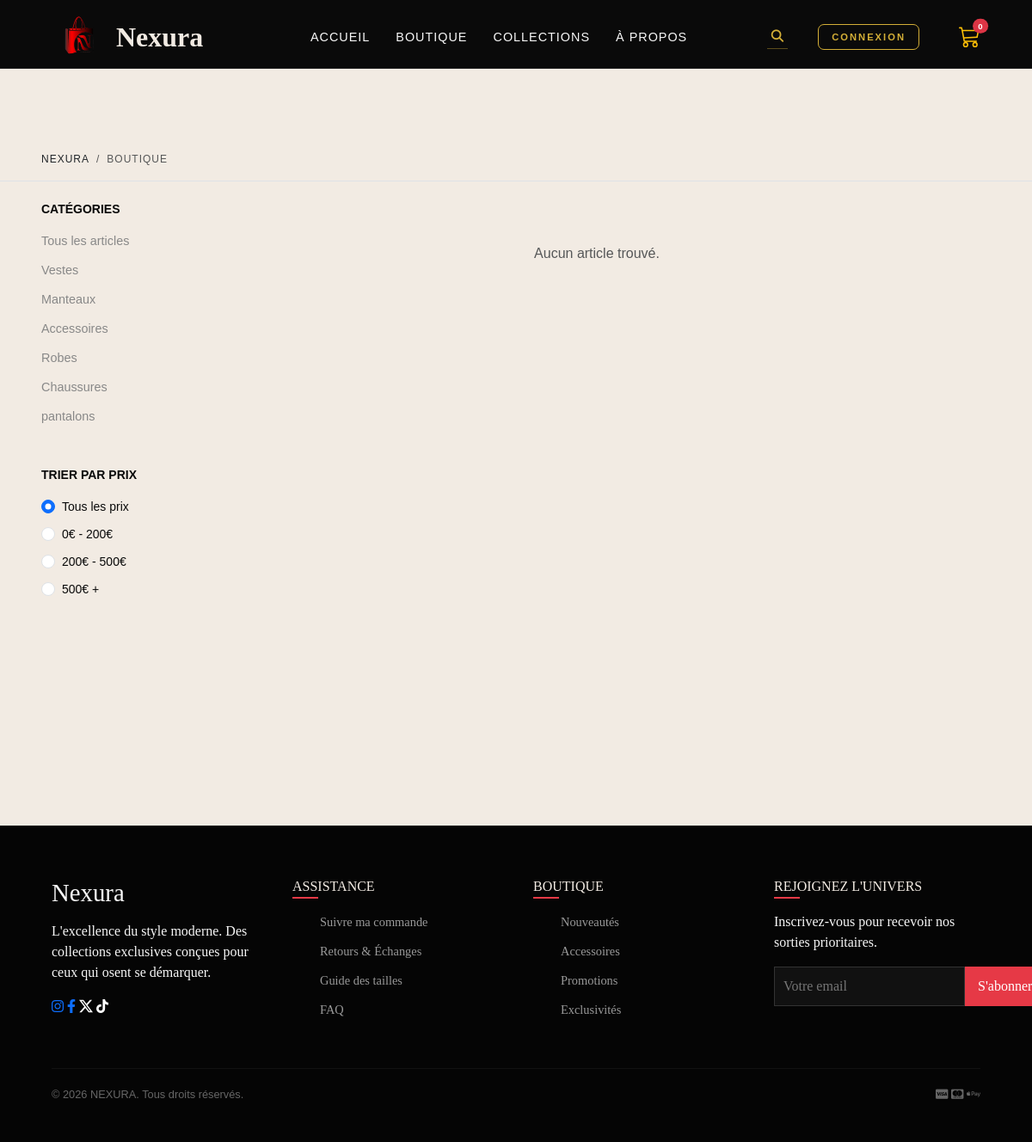
The page /boutique/?filtre=nouveautes on the database as committed earlier.
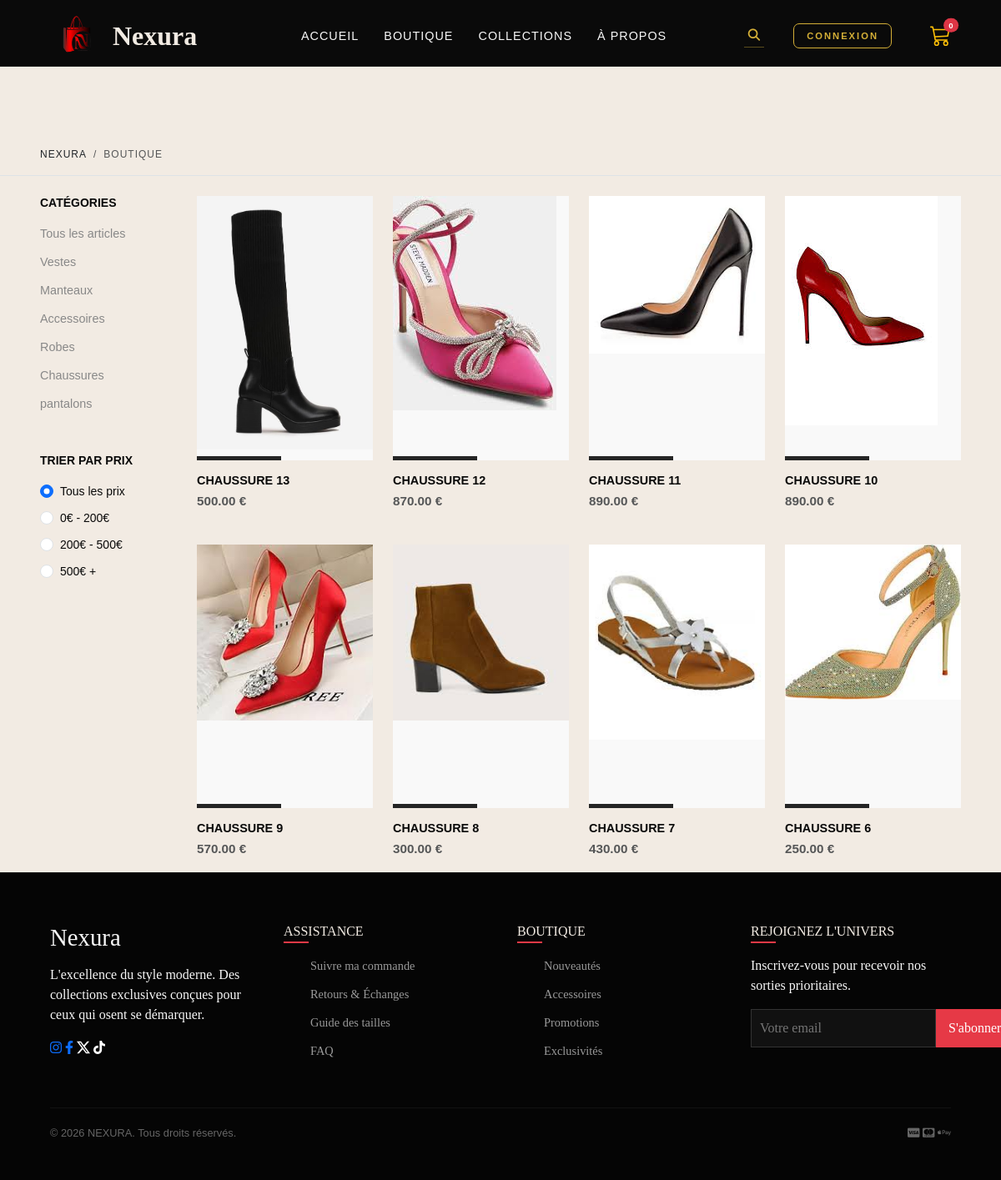
The same page on the database as committed later.
### Nexura/models.py (models this page shows, shortened)
class Product(models.Model):
    name = models.CharField(max_length=200, verbose_name="Nom du produit")
    price = models.DecimalField(max_digits=10, decimal_places=2, verbose_name="Prix (€)")
    image_front = models.ImageField(upload_to='products/front/', verbose_name="Image de face")
    image_back = models.ImageField(upload_to='products/back/', verbose_name="Image au survol (hover)")
    stock = models.PositiveIntegerField(default=10)
    CATEGORY_CHOICES = [
        ('VESTE', 'Vestes'),
        ('MANTEAU', 'Manteaux'),
        ('ACCESSOIRE', 'Accessoires'),
        ('ROBE','Robes'),
        ('CHAUSSURE','Chaussures'),
        ('PANTALON','pantalons'),
    ]
    category = models.CharField(max_length=20, choices=CATEGORY_CHOICES, default='VESTE')
    created_at = models.DateTimeField(auto_now_add=True)
    class Meta:
        verbose_name = "Produit"
        ordering = ['-created_at']

### Nexura/views.py (the view)
# urls.py: path('boutique/',views.boutique,name='boutique'),
def boutique(request):
    category_name = request.GET.get('categorie')
    query = request.GET.get('q')
    filtre_special = request.GET.get('filtre') # Nouveau : pour 'nouveautes' ou 'promos'
    products = Product.objects.all()
    if filtre_special == 'nouveautes':
        un_mois_dernier = timezone.now() - timedelta(days=30)
        products = products.filter(created_at__gte=un_mois_dernier).order_by('-created_at')
    elif filtre_special == 'promos':
        products = products.filter(price__lt=300) # Exemple : articles à moins de 100€
    if query:
        products = products.filter(Q(name__icontains=query))
    if category_name:
        products = products.filter(category=category_name)
    categories = Product.CATEGORY_CHOICES
    return render(request, 'boutique.html', {
        'products': products,
        'categories': categories,
        'active_category': category_name,
        'query': query
    })

### Nexura/context_processors.py (called while the page is built)
def cart_count(request):
    count = 0
    cart = request.session.get('cart', {})
    for item in cart.values():
        if isinstance(item, dict):
            count += item.get('quantite', 0)
        else:
            count += item
    return {'cart_count': count}

### Nexura/templates/boutique.html (shortened to what this page needs)
{% extends 'base.html' %}
{% load static %}
{% block content %}
<div class="shop-wrapper" style="margin-top: 80px;">
    <div class="shop-nav-info border-bottom mb-4">
        <div class="container-fluid px-lg-5 d-flex justify-content-between align-items-center py-3">
            <nav aria-label="breadcrumb">
                <ol class="breadcrumb mb-0">
                    <li class="breadcrumb-item"><a href="{% url 'home' %}" class="text-dark">Nexura</a></li>
                    <li class="breadcrumb-item active">Boutique</li>
                </ol>
            </nav>
        </div>
    </div>
    <div class="container-fluid px-lg-5">
        <div class="row">
            <aside class="col-lg-2">
                <div class="shop-group mb-5">
                    <h6 class="text-uppercase fw-bold mb-3 small">Catégories</h6>
                    <ul class="list-unstyled shop-menu">
                        <li>
                            <a href="{% url 'boutique' %}" class="{% if not active_category %}active-category{% endif %}">
                                Tous les articles
                            </a>
                        </li>
                        {% for code, label in categories %}
                        <li>
                            <a href="{% url 'boutique' %}?categorie={{ code }}"
                               class="{% if active_category == code %}active-category{% endif %}">
                                {{ label }}
                            </a>
                        </li>
                        {% endfor %}
                    </ul>
                </div>
                <div class="shop-group mb-5">
                    <h6 class="text-uppercase fw-bold mb-3 small">Trier par prix</h6>
                    <div class="price-filters">
                        <div class="form-check mb-2">
                            <input class="form-check-input price-radio" type="radio" name="priceSort" id="p_all" value="all" checked>
                            <label class="form-check-label small" for="p_all">Tous les prix</label>
                        </div>
                        <div class="form-check mb-2">
                            <input class="form-check-input price-radio" type="radio" name="priceSort" id="p1" value="0-200">
                            <label class="form-check-label small" for="p1">0€ - 200€</label>
                        </div>
                        <div class="form-check mb-2">
                            <input class="form-check-input price-radio" type="radio" name="priceSort" id="p2" value="200-500">
                            <label class="form-check-label small" for="p2">200€ - 500€</label>
                        </div>
                        <div class="form-check mb-2">
                            <input class="form-check-input price-radio" type="radio" name="priceSort" id="p3" value="500-100000">
                            <label class="form-check-label small" for="p3">500€ +</label>
                        </div>
                    </div>
                </div>
            </aside>
            <main class="col-lg-10">
                <div class="row g-4" id="productGrid">
                    {% for product in products %}
                    <div class="col-6 col-md-4 col-xl-3 product-item" data-price="{{ product.price }}">
                        <div class="item-card">
                            <div class="item-img-box">
                                <a href="{% url 'detail_article' product.pk %}">
                                    <img src="{{ product.image_front.url }}" alt="{{ product.name }}" class="img-fluid">
                                </a>
                                <div class="quick-add">
                                    {% if user.is_authenticated %}
                                        <form action="{% url 'ajouterpanier' product.id %}" method="POST">
                                            {% csrf_token %}
                                            <button type="submit" class="btn-quick">AJOUTER +</button>
                                        </form>
                                    {% else %}
                                        <a href="{% url 'login' %}" class="btn-quick" style=" text-decoration: none;">CONNEXION</a>
                                    {% endif %}
                                </div>
                            </div>
                            <div class="item-details pt-3">
                                <h3 class="item-name small fw-bold text-uppercase">{{ product.name }}</h3>
                                <p class="item-price text-muted">{{ product.price }} €</p>
                            </div>
                        </div>
                    </div>
                    {% empty %}
                    <div class="col-12 text-center py-5">
                        <p class="text-muted">Aucun article trouvé.</p>
                    </div>
                    {% endfor %}
                </div>
            </main>
        </div>
    </div>
</div>
{% endblock %}

### Nexura/templates/base.html (shortened to what this page needs)
{% load static %}
<!DOCTYPE html>
<html lang="en">
<head>
    <link href="https://cdn.jsdelivr.net/npm/bootstrap@5.3.3/dist/css/bootstrap.min.css" rel="stylesheet">
    <link rel="stylesheet" href="https://cdnjs.cloudflare.com/ajax/libs/font-awesome/6.4.0/css/all.min.css">
    <link rel="stylesheet" href="https://cdn.jsdelivr.net/npm/bootstrap-icons@1.11.1/font/bootstrap-icons.css">
    <link rel="stylesheet" href="{% static 'css/style.css' %}">
    <link rel="stylesheet" href="{% static 'css/boutiquestyle.css' %}">
    <link rel="stylesheet" href="{% static 'css/collectionstyle.css' %}">
    <link rel="stylesheet" href="{% static 'css/homestyle.css' %}">
    <link rel="stylesheet" href="{% static 'css/aboutstyle.css' %}">
</head>
<body>
    <nav class="navbar">
        <div class="nav-container">
            <a class="nav-logo" href="{% url 'home'%}">
                <img src="{% static 'image/logo1.png' %}" alt="Logo" width="65" height="70" class="d-inline-block align-text-top">
                Nexura
            </a>
            <ul class="nav-links" id="nav-menu">
                <li><a href="{% url 'home' %}" class="nav-item">Accueil</a></li>
                <li><a href="{% url 'boutique' %}" class="nav-item">Boutique</a></li>
                <li><a href="{% url 'collection' %}" class="nav-item">Collections</a></li>
                <li><a href="{% url 'about' %}" class="nav-item">À propos</a></li>
            </ul>
            <div class="nav-actions d-flex align-items-center">
                <div class="search-container">
                    <form action="{% url 'boutique' %}" method="GET" class="search-form">
                        <button type="submit" class="search-btn">
                            <i class="fas fa-search"></i>
                        </button>
                    </form>
                </div>
                {% if user.is_authenticated %}
                    <div class="d-flex align-items-center me-3">
                        <a href="{% url 'dashboard' %}" style="text-decoration:none">
                            <i class="fas fa-user-circle text-white me-2" style="font-size: 0.9rem;"></i>
                            <span class="text-white small fw-bold text-uppercase" style="letter-spacing: 1px;">
                                {{ user.username }}
                            </span>
                        </a>
                    </div>
                {% else %}
                    {% if request.resolver_match.url_name == 'boutique' %}
                        <a href="{% url 'login' %}" class="btn-nexura-auth me-3">CONNEXION</a>
                    {% endif %}
                {% endif %}
                <a href="{% url 'panier' %}" class="cart-link">
                    <span class="badge rounded-pill bg-danger position-absolute top-0 start-100 translate-middle" style="font-size: 0.6rem;">
                        {{ cart_count }}
                    </span>
                </a>
            </div>
        </div>
    </nav>
    {% block content %}{% endblock content %}
<footer class="main-footer">
<div class="footer-container" style="font-family: 'Times New Roman', Times, serif;font-size: 16px;">
<div class="footer-col">
<h2 class="footer-logo">Nexura</h2>
<p class="footer-description">
L'excellence du style moderne. Des collections exclusives conçues pour ceux qui osent se démarquer.
</p>
<div class="footer-socials" style="justify-content: space-between;">
<a href="#"><i class="fab fa-instagram"></i></a>
<a href="#"><i class="fab fa-facebook-f"></i></a>
<a href="#"><i class="bi bi-twitter-x" style="color: white;"></i></a>
<a href="#"><i class="fab fa-tiktok" style="color: white;"></i></a>
</div>
</div>
<div class="footer-col">
<h3>Assistance</h3>
<ul>
<li><a href="{% url 'suivi_commande' %}">Suivre ma commande</a></li>
<li><a href="{% url 'retours_view' %}">Retours & Échanges</a></li>
<li><a href="{% url 'guide_tailles' %}">Guide des tailles</a></li>
<li><a href="{% url 'faq' %}">FAQ</a></li>
</ul>
</div>
<div class="footer-col">
<h3>Boutique</h3>
<ul>
        <li><a href="{% url 'boutique' %}?filtre=nouveautes">Nouveautés</a></li>
        <li><a href="{% url 'boutique' %}?categorie=ACC">Accessoires</a></li>
        <li><a href="{% url 'boutique' %}?filtre=promos">Promotions</a></li>
        <li><a href="{% url 'boutique' %}">Exclusivités</a></li>
    </ul>
</div>
<div class="footer-col">
    <h3>Rejoignez l'univers</h3>
    <p>Inscrivez-vous pour recevoir nos sorties prioritaires.</p>
    <form action="{% url 'newsletter_subscribe' %}" method="POST" class="newsletter-form">
        <input type="email" name="email" placeholder="Votre email" required>
        <button type="submit">S'abonner</button>
    </form>
</div>
</div>
<div class="footer-bottom">
<p>&copy; 2026 NEXURA. Tous droits réservés.</p>
<div class="payment-icons">
<i class="fab fa-cc-visa"></i>
<i class="fab fa-cc-mastercard"></i>
<i class="fab fa-apple-pay"></i>
</div>
</div>
</footer>
</body>
</html>

### Nexura/static/css/style.css (style rules this page uses)
:root { --primary-red: #e63946; --deep-black: #0a0a0a; --pure-white: #F2EBE3; --soft-white: #f8f8f8; --gold: rgba(184, 134, 11, 1); --nav-height: 80px; }
* { margin: 0; padding: 0; box-sizing: border-box; }
body { font-family: 'Inter', sans-serif; background-color: var(--pure-white); color: var(--deep-black); }
.navbar { background-color: var(--deep-black); height: var(--nav-height); display: flex; align-items: center; position: sticky; top: 0; z-index: 1000; border-bottom: 1px solid rgba(255, 255, 255, 0.1); transition: all 0.3s ease; }
.nav-container { width: 90%; max-width: 1400px; margin: 0 auto; display: flex; justify-content: space-between; align-items: center; }
.nav-logo { color: var(--pure-white); font-family: 'Playfair Display', serif; font-size: 2rem; font-weight: bold; text-decoration: none; display: flex; align-items: center; gap: 10px; }
.nav-links { display: flex; list-style: none; gap: 30px; margin: 0; }
.nav-item { color: var(--soft-white); text-decoration: none; font-size: 0.9rem; text-transform: uppercase; letter-spacing: 1px; transition: color 0.3s ease; }
.nav-actions { display: flex; align-items: center; gap: 20px; }
.cart-link { position: relative; display: flex; align-items: center; }
.main-footer { background-color: #050505; color: #f8f8f8; padding: 60px 0 30px; border-top: 1px solid rgba(255, 255, 255, 0.05); }
.footer-container { width: 90%; max-width: 1400px; margin: 0 auto; display: grid; grid-template-columns: repeat(auto-fit, minmax(200px, 1fr)); gap: 40px; font-family: 'Times New Roman', Times, serif; }
.footer-socials { justify-content: space-between; }
.footer-logo { font-family: 'Playfair Display', serif; font-size: 1.8rem; margin-bottom: 15px; }
.footer-col h3 { font-size: 1rem; text-transform: uppercase; margin-bottom: 20px; color: var(--pure-white); position: relative; }
.footer-col h3::after { content: ''; position: absolute; left: 0; bottom: -5px; width: 30px; height: 2px; background-color: var(--primary-red); }
.footer-col ul { list-style: none; }
.footer-col ul li { margin-bottom: 10px; }
.footer-col ul li a { color: #999; text-decoration: none; font-size: 0.9rem; transition: 0.3s; }
.newsletter-form { display: flex; margin-top: 15px; }
.newsletter-form input { flex: 1; padding: 10px; background: #111; border: 1px solid #333; color: white; }
.newsletter-form button { background: var(--primary-red); color: white; border: none; padding: 0 15px; cursor: pointer; }
.footer-bottom { width: 90%; max-width: 1400px; margin: 40px auto 0; padding-top: 20px; border-top: 1px solid rgba(255, 255, 255, 0.05); display: flex; justify-content: space-between; font-size: 0.8rem; color: #666; }

### Nexura/static/css/boutiquestyle.css (style rules this page uses)
.shop-wrapper { background-color: #F2EBE3;; min-height: 100vh; }
.breadcrumb-item, .breadcrumb-item a { font-size: 0.75rem; text-transform: uppercase; letter-spacing: 1px; text-decoration: none; }
.shop-menu { padding: 0; }
.shop-menu li { margin-bottom: 10px; }
.shop-menu a { text-decoration: none; color: #888; font-size: 0.9rem; transition: 0.3s; }
.item-card { position: relative; cursor: pointer; }
.item-img-box { position: relative; aspect-ratio: 2/3; overflow: hidden; background-color: #f9f9f9; }
.quick-add { position: absolute; bottom: 0; left: 0; width: 100%; transform: translateY(100%); transition: 0.3s ease; }
.btn-quick { width: 100%; border: none; background: rgba(0, 0, 0, 0.85); color: white; padding: 12px; font-size: 0.7rem; font-weight: bold; letter-spacing: 1px; }
.item-details { text-align: left; }
.item-name { font-size: 0.9rem; font-weight: 500; margin-bottom: 5px; }
.item-price { font-size: 0.95rem; color: var(--gold-solid, #D4AF37); font-weight: bold; }

### Nexura/static/css/collectionstyle.css (style rules this page uses)
:root { --bloddd-red: #4A0404; --deep-black: #0a0a0a; --pure-white: #F2EBE3; --gold: #D4AF37; --nav-height: 80px; }

### Nexura/static/css/aboutstyle.css (style rules this page uses)
:root { --nexura-red: #8B0000; --nexura-gold: #D4AF37; --nexura-dark: #0A0A0A; --nexura-light: #f8f9fa; }
body { font-family: 'Poppins', sans-serif; overflow-x: hidden; }

Rows that differ between the two databases and show on the page:
added Product: image_front (picture), name "CHAUSSURE 13", price "500.00"
added Product: image_front (picture), name "CHAUSSURE 12", price "870.00"
added Product: image_front (picture), name "CHAUSSURE 11", price "890.00"
added Product: image_front (picture), name "CHAUSSURE 10", price "890.00"
added Product: image_front (picture), name "CHAUSSURE 9", price "570.00"
added Product: image_front (picture), name "CHAUSSURE 8", price "300.00"
added Product: image_front (picture), name "CHAUSSURE 7", price "430.00"
added Product: image_front (picture), name "CHAUSSURE 6", price "250.00"
Other text that changed with them:
text no longer shown: "Aucun article trouvé."
